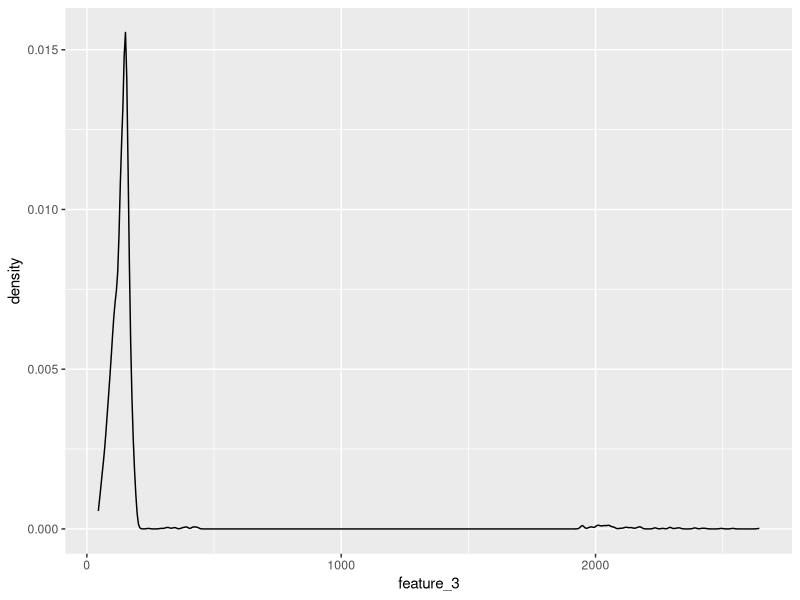
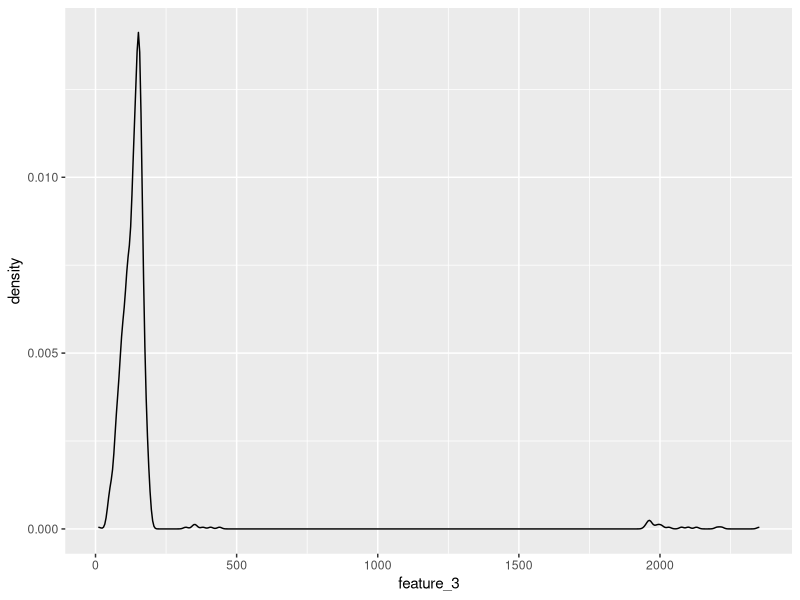
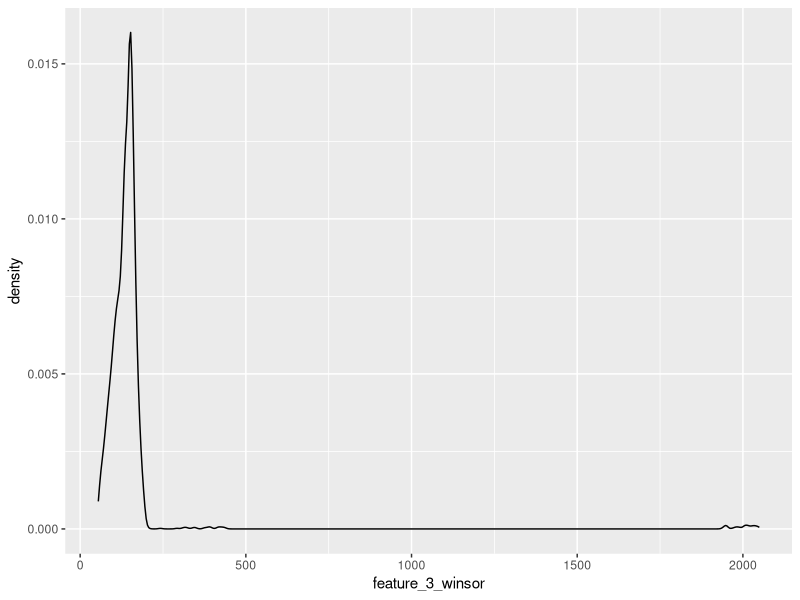
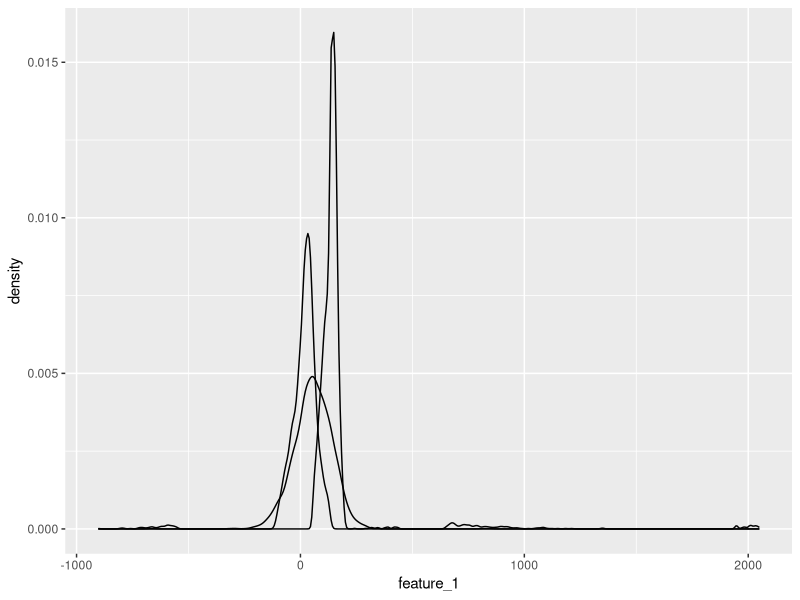
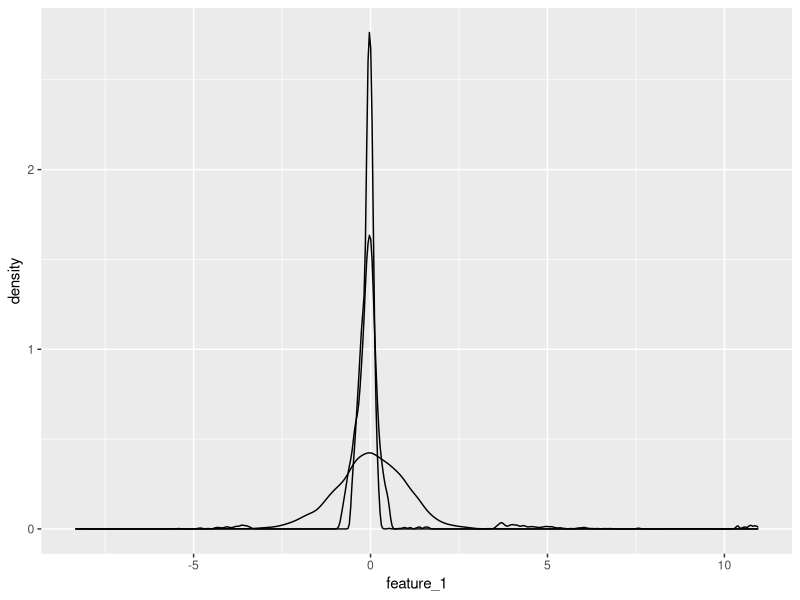
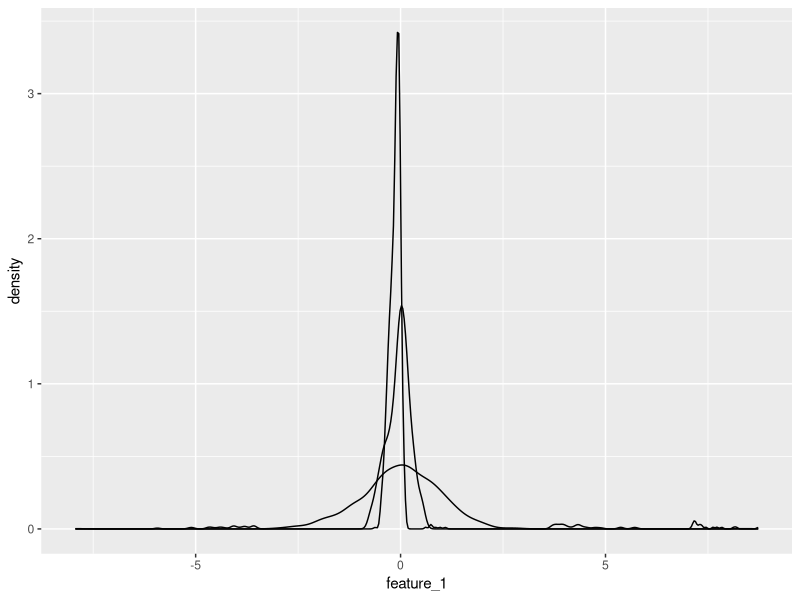
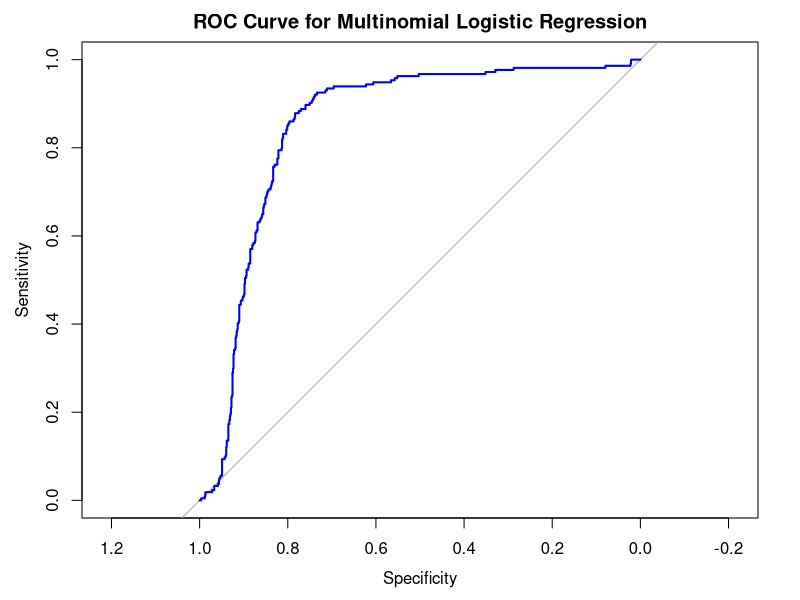

Source code (R) for these figures, in order:
## ---- chunk 1
library(tidyverse)
train <- read.csv(file="FITB_train.csv",header=TRUE)
test <- read.csv(file="FITB_test.csv",header=TRUE)
train_unmodified <- train
## ---- chunk 2
library(ggplot2)
ggplot(data=train,aes(feature_3)) + geom_density()
ggplot(data=test,aes(feature_3)) + geom_density()
## ---- chunk 3
train$key <- row.names(train)
feature_3_winsor <- data.frame(feature_3 = train$feature_3, key = row.names(train))
feature_3_winsor_clean <- na.omit(feature_3_winsor)

feature_3_winsor_clean <- feature_3_winsor_clean %>%
  mutate(z_score = (feature_3 - mean(feature_3)) / sd(feature_3),percentile = ecdf(feature_3)(feature_3) * 100)

feature_3_winsor_df <- feature_3_winsor_clean[!(feature_3_winsor_clean[, 4] < 1 | feature_3_winsor_clean[, 4] > 99), ]

non_matching_keys <- anti_join(train, feature_3_winsor_df, by = "key")$key

train <- train %>% mutate(feature_3 = ifelse(key %in% non_matching_keys, NA, feature_3))

colnames(train)[3] <- "feature_3_winsor"
## ---- chunk 4
ggplot(data=train,aes(feature_3_winsor)) + geom_density()
## ---- chunk 5
train[is.na(train[,3]),3] <- median(feature_3_winsor_clean$feature_3)

colnames(train)[3] <- "feature_3_impute"

test[is.na(test[,3]),3] <- median(feature_3_winsor_clean$feature_3)
colnames(test)[3] <- "feature_3_impute"
## ---- chunk 6
train_unmodified[is.na(train_unmodified[,2]) , 2] <- train_unmodified[is.na(train_unmodified[,2]),1]

train_unmodified[is.na(train_unmodified[,2]) , 2] <- train_unmodified[is.na(train_unmodified[,2]),3]

train$feature_2 <- train_unmodified$feature_2

colnames(train)[2] <- "feature_2_impute"




test[is.na(test[,2]) , 2] <- test[is.na(test[,2]),1]

test[is.na(test[,2]) , 2] <- test[is.na(test[,2]),3]

test$feature_2 <- test$feature_2

colnames(test)[2] <- "feature_2_impute"
train
(colnames(train))
## ---- chunk 7
library(ggplot2)
ggplot(data=train,aes(x=feature_1)) + geom_density() + geom_density(data=train,aes(x=feature_2_impute)) + geom_density(data=train,aes(x=feature_3_impute))
train
## ---- chunk 8
library(dplyr)
train <- train %>%
  mutate(across(c(feature_1, feature_2_impute, feature_3_impute, feature_4), 
                ~ (.x - mean(.x, na.rm = TRUE)) / sd(.x, na.rm = TRUE)))
train
ggplot(data=train,aes(x=feature_1)) + geom_density() + geom_density(data=train,aes(x=feature_2_impute)) + geom_density(data=train,aes(x=feature_3_impute))

colnames(train) <- c("feature_1_standard","feature_2_standard","feature_3_standard","feature_4_standard","id","date","y","key")


test <- test %>%
  mutate(across(c(feature_1, feature_2_impute, feature_3_impute, feature_4), 
                ~ (.x - mean(.x, na.rm = TRUE)) / sd(.x, na.rm = TRUE)))

ggplot(data=test,aes(x=feature_1)) + geom_density() + geom_density(data=test,aes(x=feature_2_impute)) + geom_density(data=test,aes(x=feature_3_impute))


colnames(test) <- c("feature_1_standard","feature_2_standard","feature_3_standard","feature_4_standard","id","date","y")


train
## ---- chunk 9
library(nnet)
model <- multinom(y ~ feature_1_standard + feature_2_standard + feature_3_standard + feature_4_standard, data=train,family=binomial())
summary(model)
## ---- chunk 10
    library(pROC)
    test$predicted_y <- predict(model, newdata = test, type = "class")
    test$predicted_probs <- predict(model, newdata = test, type = "probs")
    test$y_numeric <- as.numeric(as.character(factor(test$y, levels = c("90+DPD", "active"), labels = c(1, 0))))

    test

    roc_curve <- roc(response = test$y_numeric, predictor = test$predicted_probs)
    plot(roc_curve, main = "ROC Curve for Multinomial Logistic Regression", col = "blue", lwd = 2)

    print(paste("AUC:", auc(roc_curve)))
## ---- chunk 11
